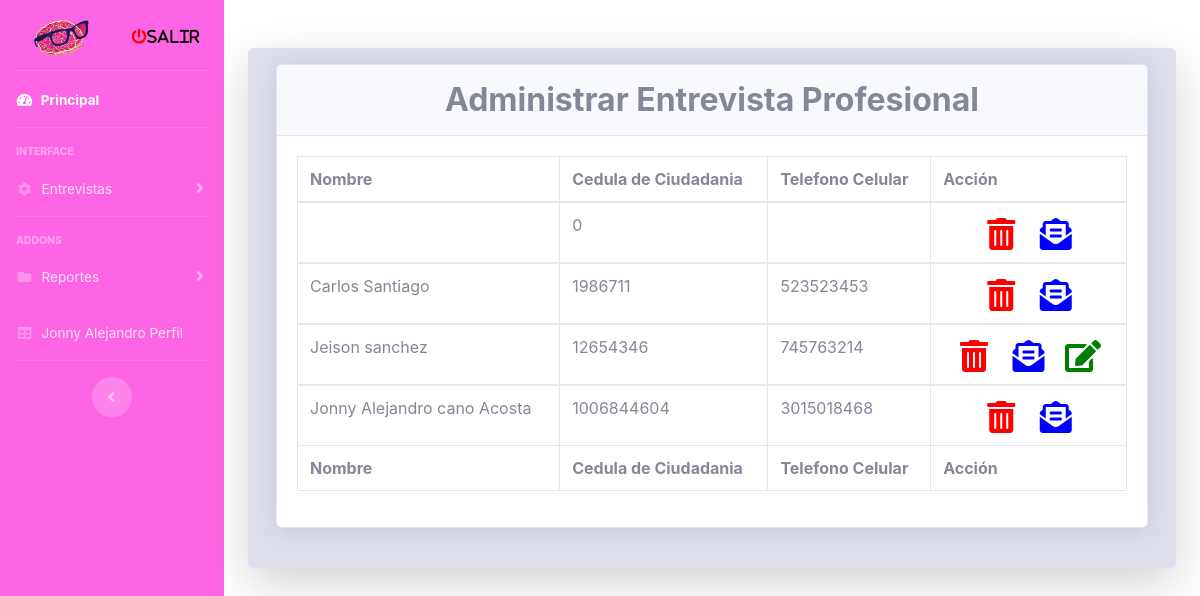
/View/AdministrarEntrevistaPs.php (signed in), run on the app's committed database.
### tables this page shows
CREATE TABLE `entrevistapsicologica` (
  `nombre` varchar(40) NOT NULL,
  `cc` int(12) NOT NULL,
  `dependencia` varchar(20) NOT NULL,
  `cargo` varchar(40) NOT NULL,
  `cargoAspira` varchar(40) NOT NULL,
  `telefono` varchar(30) NOT NULL,
  `aspiracionSal` varchar(10) DEFAULT NULL,
  `fechaEntrevista` date DEFAULT current_timestamp(),
  `psicologa` varchar(30) NOT NULL,
  `responsabilidad` tinyint(1) NOT NULL,
  `productividad` tinyint(1) NOT NULL,
  `gestionCambio` tinyint(1) NOT NULL,
  `innovacion` tinyint(1) NOT NULL,
  `resiliencia` tinyint(1) NOT NULL,
  `confianza` tinyint(1) NOT NULL,
  `dswm1` varchar(5) NOT NULL DEFAULT 'NO',
  `dswm2` varchar(5) NOT NULL DEFAULT 'NO',
  `dswo3` varchar(5) NOT NULL DEFAULT 'NO',
  `dswc4` varchar(5) NOT NULL DEFAULT 'NO',
  `dswp5` varchar(5) NOT NULL DEFAULT 'NO',
  `dswa6` varchar(5) NOT NULL DEFAULT 'NO',
  `dswd7` varchar(5) NOT NULL DEFAULT 'NO',
  `other1` text DEFAULT NULL,
  `dssk1` varchar(5) NOT NULL DEFAULT 'NO',
  `dssp2` varchar(5) NOT NULL DEFAULT 'NO',
  `dssv3` varchar(5) NOT NULL DEFAULT 'NO',
  `dssd4` varchar(5) NOT NULL DEFAULT 'NO',
  `dssd5` varchar(5) NOT NULL DEFAULT 'NO',
  `dssc6` varchar(5) NOT NULL DEFAULT 'NO',
  `other2` text DEFAULT NULL,
  `dsdp1` varchar(5) NOT NULL DEFAULT 'NO',
  `dsdc2` varchar(5) NOT NULL DEFAULT 'NO',
  `dsdi3` varchar(5) NOT NULL DEFAULT 'NO',
  `dsdc4` varchar(5) NOT NULL DEFAULT 'NO',
  `dsdu5` varchar(5) NOT NULL DEFAULT 'NO',
  `dsdm6` varchar(5) NOT NULL DEFAULT 'NO',
  `dsdd7` varchar(5) NOT NULL DEFAULT 'NO',
  `dsdi8` varchar(5) NOT NULL DEFAULT 'NO',
  `dsdi9` varchar(5) NOT NULL DEFAULT 'NO',
  `dsdr10` varchar(5) NOT NULL DEFAULT 'NO',
  `other3` text DEFAULT NULL,
  `comportamientoEtico` varchar(100) NOT NULL,
  `fuenteR` varchar(20) NOT NULL,
  `resultadoI` varchar(3) DEFAULT NULL,
  `inteligenciaE` varchar(30) NOT NULL,
  `candidatoU` varchar(2) NOT NULL,
  `explicacion` text DEFAULT NULL,
  `resolucionProblemas` varchar(30) NOT NULL,
  `observaciones` text DEFAULT NULL,
  `adecuado` varchar(5) NOT NULL DEFAULT 'NO',
  `adecuadoP` varchar(5) NOT NULL DEFAULT 'NO',
  `parcialmente` varchar(5) NOT NULL DEFAULT 'NO',
  `primera` varchar(5) NOT NULL DEFAULT 'NO',
  `segunda` varchar(5) NOT NULL DEFAULT 'NO',
  `noA` varchar(5) NOT NULL DEFAULT 'NO',
  `concepto` text DEFAULT NULL,
  `co` int(11) DEFAULT NULL,
  `terminado` varchar(5) NOT NULL DEFAULT 'False',
  `modificar` varchar(10) NOT NULL DEFAULT 'False'
);

### View/AdministrarEntrevistaPs.php (the view, shortened to what this page needs)
<?php include "../config.php";
if (isset($_SESSION["rol"])) {
  switch ($_SESSION['rol']) {
    case 2:
      include "../template/sidebar-Psicologa.php";
      break;
  }
}
?>
<!DOCTYPE html>
<html xmlns="http://www.w3.org/1999/xhtml">
<?php include FOLDER_TEMPLATE . "head.php"; ?>
<body id="page-top">
  <div class="container">
    <div class="card o-hidden border-0 shadow-lg my-5">
      <div class="card-body p-3 bg-gray-300">
        <div class="row">
          <div class="col-md-12">
            <div class="col-md-12 mx-auto">
              <div class="form-group">
                <div class="card shadow mb-4">
                  <div class="card-header py-3">
                    <center>
                      <h2 class="m-0 font-weight-bold text">Administrar Entrevista Profesional</h2>
                    </center>
                  </div>
                  <div class="card-body">
                    <div class="table-responsive">
                      <table class="table table-bordered" width="100%" cellspacing="10">
                        <thead>
                          <tr>
                            <th>Nombre </th>
                            <th>Cedula de Ciudadania</th>
                            <th>Telefono Celular</th>
                            <th>Acción</th>
                          </tr>
                        </thead>
                        <tfoot>
                          <tr>
                            <th>Nombre </th>
                            <th>Cedula de Ciudadania</th>
                            <th>Telefono Celular</th>
                            <th>Acción</th>
                          </tr>
                        </tfoot>
                        <?php
                        $co = $_SESSION['co'];
                        require_once "../Model/conexioon.php";
                        $sql = "SELECT * FROM `entrevistapsicologica` where terminado = 'True' and co = $co ";
                        $rta = $objCnx->query($sql);
                        while ($datos = $rta->fetch_array()) {
                          $info = $datos['nombre'] . "||" . $datos['cc'];
                          $i = $datos['nombre'] . "||" . $datos['cc'];
                        ?>
                          <tbody>
                            <tr>
                              <td><?php echo $datos['nombre'] ?></td>
                              <td><?php echo $datos['cc'] ?></td>
                              <td><?php echo $datos['telefono'] ?></td>
                              <td style="text-align: center;">
                                <a href="" onclick="agregarModal('<?php echo $info ?>')" data-toggle="modal" data-target="#exampleModal"><i class="fas fa-trash-alt" title="Solicitar eliminacion de entrevista" style="color: red; width: 50px; font-size: 2rem;"></i></a>
                                <a href="" onclick="agregarModal2('<?php echo $i ?>')" id="correo" data-toggle='modal' data-target='#exampleModal2'><i class='fas fa-envelope-open-text correo' style='color: blue; width: 50px; font-size: 2rem;'></i></a>
                                <?php
                                $cc = $datos['cc'];
                                if ($datos['modificar'] == 'True') {
                                  echo "<a href='editarEntrevistaPs.php?cc=$cc'><i class='fas fa-edit' title='Editar entrevista' style='color: green; width: 50px; font-size: 2rem;'></i></a>";
                                }
                                ?>
                              </td>
                            </tr>
                          <?php
                        }
                          ?>
                          </tbody>
                      </table>
                    </div>
                  </div>
                </div>
              </div>
            </div>
          </div>
        </div>
</body>
</html>

### View/AdministrarEntrevistaPs.php (style rules this page uses)
i { margin-top: 3px; }
td { width: auto; height: auto; }

### data on the page
entrevistapsicologica: cc "0"
entrevistapsicologica: nombre "Carlos Santiago", cc "1986711", telefono "523523453"
entrevistapsicologica: nombre "Jeison sanchez", cc "12654346", telefono "745763214"
entrevistapsicologica: nombre "Jonny Alejandro cano Acosta", cc "1006844604", telefono "3015018468"

### other printed values
$_SESSION['nombre'] "Jonny Alejandro"
